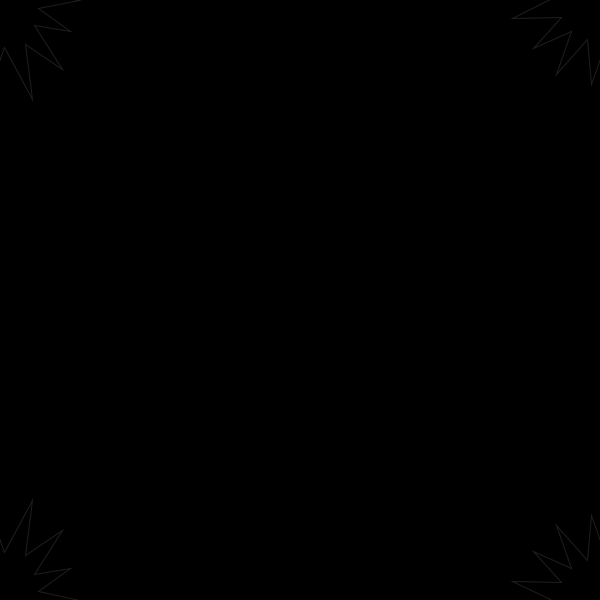
Frame 1 (no input)
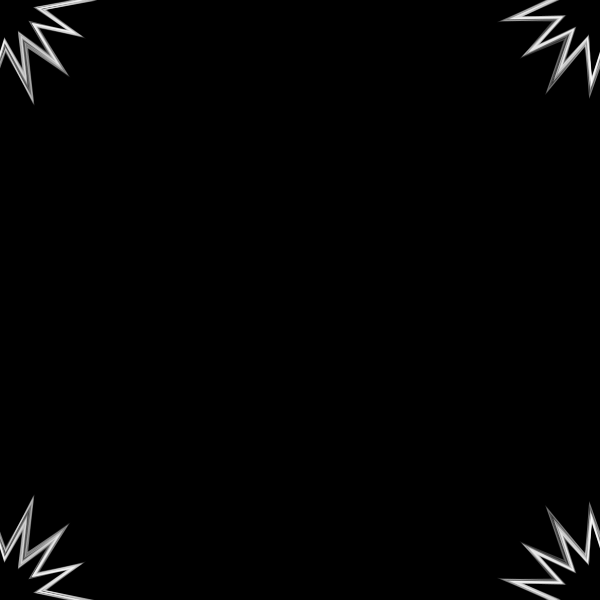
Frame 60 (the mouse pressed at the canvas centre just before this capture)
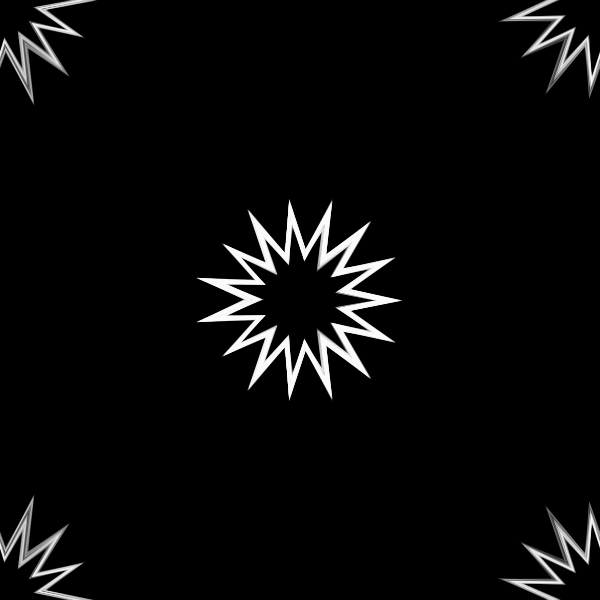
Frame 120 (the mouse held since frame 60 and released just before this capture)

The Processing sketch that drew these frames (run headless with seeded random() and noise(); from frame 60 on, the mouse is pressed at the canvas centre):

// Processing sketch: demo_02_circle_star_generator
// ── demo_02_circle_star_generator.pde

void setup() {
  size(600, 600);
  background(0);
  noFill();
  stroke(255, 30);
}

void draw() {
  drawStar(mouseX, mouseY);
  drawStar(width-mouseX, mouseY);
  drawStar(mouseX, height-mouseY);
  drawStar(width-mouseX, height-mouseY);
}

void drawStar(float centerx, float centery) {
  pushMatrix();

  // draw from the center of the screen
  translate(centerx, centery);

  // trace a circular path
  beginShape();
  float p = 0;
  while (p < 30) {
    float t = (p / 30.0) * TWO_PI;
    float r = 30 + (30 * noise(abs(t - PI), frameCount * 0.1));
    if (p % 2 == 0) {
      r *= 2;
    }
    float x = r * cos(t);
    float y = r * sin(t);
    vertex(x, y);
    p++;
  }
  endShape(CLOSE);

  popMatrix();
}

void keyPressed() {
  noLoop();
}
